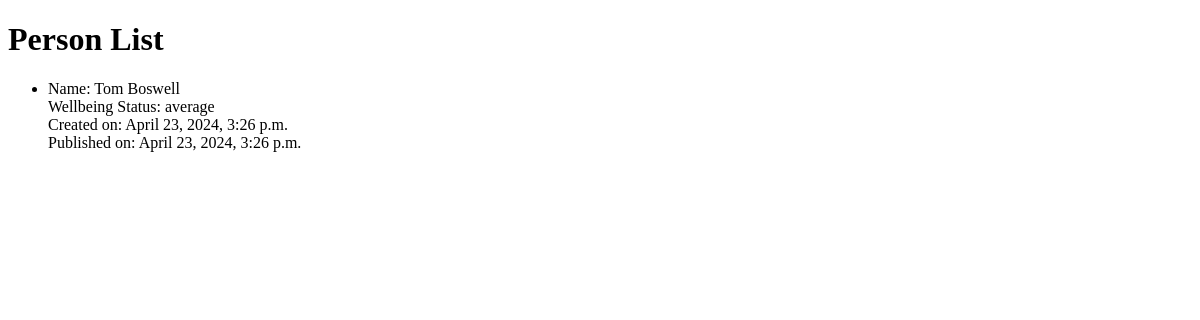
The app's page /persons/, older data.
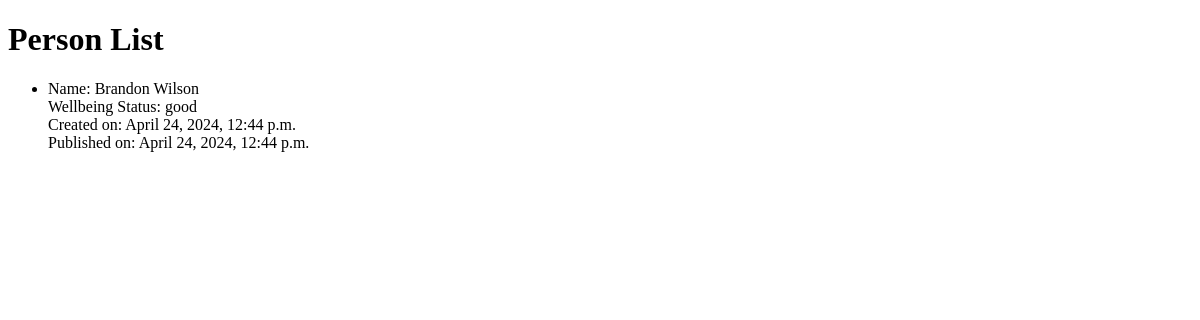
The same page, newer data.
### blog/models.py (models this page shows)
class Person(models.Model):
    WELLBEING_CHOICES = [
        ('poor', 'Poor'),
        ('average', 'Average'),
        ('good', 'Good'),
    ]
    user = models.OneToOneField(User, on_delete=models.CASCADE, null=True, blank=True)
    name = models.CharField(max_length=100, blank=False, help_text="Enter the full name of the person", default="No Name Yet")
    wellbeing = models.CharField(max_length=7, choices=WELLBEING_CHOICES, default='average')
    created_date = models.DateTimeField(auto_now_add=True)
    published_date = models.DateTimeField(null=True, blank=True)

### blog/views.py (the view)
# urls.py: path('persons/', views.person_list, name='person_list'),
def person_list(request):
    persons = Person.objects.filter(published_date__lte=timezone.now()).order_by('published_date')
    return render(request, 'blog/person_list.html', {'persons': persons})

### blog/templates/blog/person_list.html (shortened to what this page needs)
<!DOCTYPE html>
<html lang="en">
<head>
</head>
<body>
    <h1>Person List</h1>
    <ul>
        {% for person in persons %}
            <li>
                Name: {{ person.name }} <br>
                Wellbeing Status: {{ person.wellbeing }} <br>
                Created on: {{ person.created_date }} <br>
                Published on: {{ person.published_date }}
            </li>
        {% empty %}
            <li>No persons found.</li>
        {% endfor %}
    </ul>
</body>
</html>

Row changes from the older to the newer data that the page shows:
removed Person: name "Tom Boswell", wellbeing "average", created_date "April 23, 2024, 3:26 p.m.", published_date "April 23, 2024, 3:26 p.m."
added Person: name "Brandon Wilson", wellbeing "good", created_date "April 24, 2024, 12:44 p.m.", published_date "April 24, 2024, 12:44 p.m."
